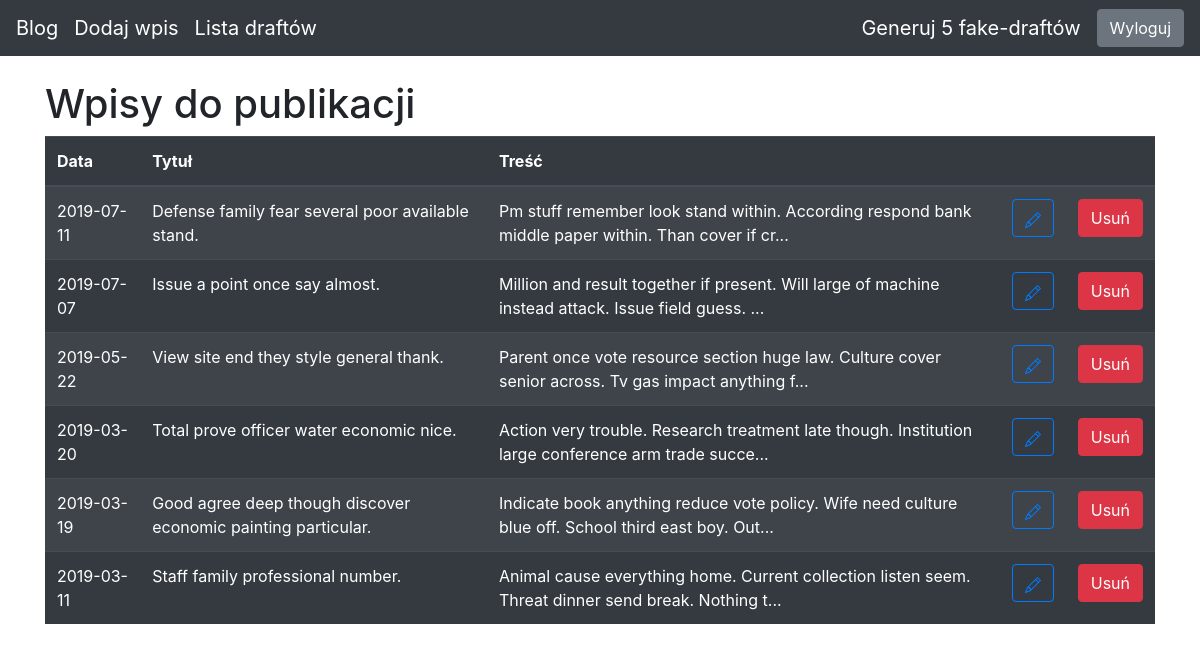
Page /drafts/ (signed in) on the committed database.
### blog/models.py (models this page shows)
class Entry(db.Model):
    id = db.Column(db.Integer, primary_key=True)
    title = db.Column(db.String(80), nullable=False)
    body = db.Column(db.Text, nullable=False)
    pub_date = db.Column(db.DateTime, nullable=False, default=datetime.datetime.utcnow)
    is_published = db.Column(db.Boolean, default=False)

### blog/routes.py (the view)
@app.route("/drafts/")
@login_required
def drafts():
    all_drafts = Entry.query.filter_by(is_published=False).order_by(Entry.pub_date.desc())
    return render_template("drafts.html", all_drafts = all_drafts)

### blog/routes.py (called while the page is built)
def login_required(view_func):
    @functools.wraps(view_func)
    def check_permissions(*args, **kwargs):
        if session.get("logged_in"):
            return view_func(*args, **kwargs)
        return redirect(url_for("login", next=request.path))
    return check_permissions

### blog/templates/drafts.html (shortened to what this page needs)
{% extends "base.html" %}
{% block content %}
<h1>Wpisy do publikacji</h1>
<table class="table table-striped table-dark">
    <thead>
        <tr>
            <th scope="col">Data</th>
            <th scope="col">Tytuł</th>
            <th scope="col">Treść</th>
            <th scope="col"></th>
            <th scope="col"></th>
        </tr>
    </thead>
    <tbody>
        {% for post in all_drafts %}
        <tr>
            <td>{{ post.pub_date.strftime('%Y-%m-%d') }}</td>
            <td>{{ post.title }}</td>
            <td>{{ post.body|truncate(100, true) }}</td>
            <td>
                <form action="{{ url_for('add_mod_post', entry_id=post.id) }}" method="post">
                    <button class="btn btn-outline-primary" type="submit">
                    </button>
                </form>
            </td>
            <td>
                <form action=" {{ url_for('delete_post', entry_id=post.id) }}" method="post">
                    <button class="btn btn-danger" type="submit">Usuń</button>
                </form>
            </td>
        </tr>
        {% endfor %}
    </tbody>
</table>
{% endblock %}

### blog/templates/base.html (style rules this page uses)
body { padding-top: 5rem; }

### rows in the picture
Entry: pub_date "2019-07-11", title "Defense family fear several poor available stand.", body "Pm stuff remember look stand within. According respond bank middle paper within. Than cover if cr..."
Entry: pub_date "2019-07-07", title "Issue a point once say almost.", body "Million and result together if present. Will large of machine instead attack. Issue field guess. ..."
Entry: pub_date "2019-05-22", title "View site end they style general thank.", body "Parent once vote resource section huge law. Culture cover senior across. Tv gas impact anything f..."
Entry: pub_date "2019-03-20", title "Total prove officer water economic nice.", body "Action very trouble. Research treatment late though. Institution large conference arm trade succe..."
Entry: pub_date "2019-03-19", title "Good agree deep though discover economic painting particular.", body "Indicate book anything reduce vote policy. Wife need culture blue off. School third east boy. Out..."
Entry: pub_date "2019-03-11", title "Staff family professional number.", body "Animal cause everything home. Current collection listen seem. Threat dinner send break. Nothing t..."
